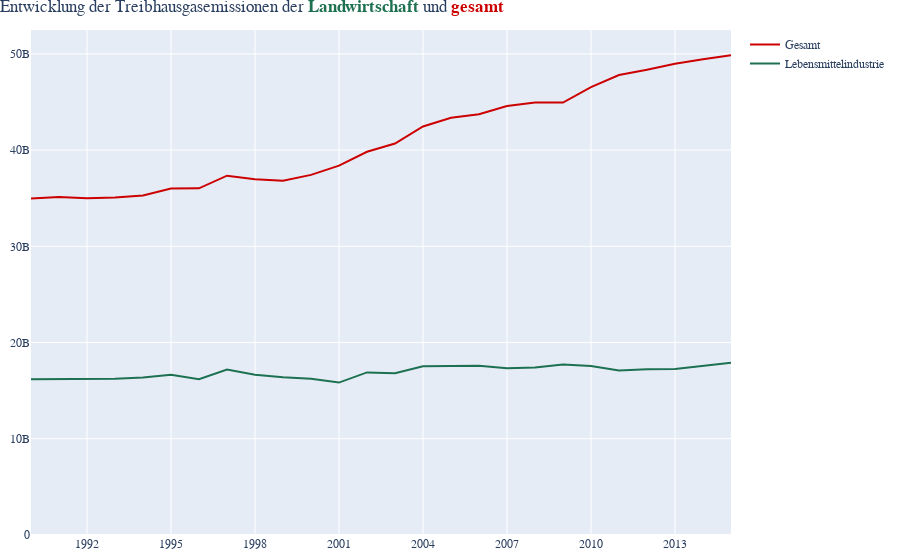

Notebook code for this chart:
### Code cell
#figure
df_world_total_sub=df_world[df_world['Entity'].isin(['World'])]

#line-graph
fig_1_4 = go.Figure()
fig_1_4.add_trace(go.Scatter(x=df_world_total_sub['Year'], y=df_world_total_sub['total_ghg'],
                    mode='lines',
                    marker_color=colors[2],
                    name='Gesamt'))
fig_1_4.add_trace(go.Scatter(x=df_world_total_sub['Year'], y=df_world_total_sub['total_food_emissions'], marker_color=colors[0],
    mode='lines',
    name='Lebensmittelindustrie'))

fig_1_4.update_traces(mode="lines", hovertemplate='%{y:,r}')
fig_1_4.update_layout(hovermode="x unified",
    margin=dict(t=30, b=10, l=10, r=10),
    #legend={'orientation':'h', 'yanchor':"bottom",'y':1.01,'xanchor':"right",'x':1},
    font_family=font,
    title={'text':"Entwicklung der Treibhausgasemissionen der <b style='color:#1D7151'>Landwirtschaft</b> und <b style='color:#CC0000'>gesamt</b>",'font_family':'Montserrat-Regular, Raleway, sans-serif','x':0, 'y':1.0}
    )
fig_1_4.update_yaxes(rangemode="tozero")
fig_1_4.update_xaxes(tick0=1992, dtick=3)

### Figure 1 — Plotly figure (JSON) as saved in the notebook; plotly's stock layout.template omitted (floating-point values rounded to 4 significant figures)
{"data": [{"hovertemplate": "%{y:,r}", "marker": {"color": "#CC0000"}, "mode": "lines", "name": "Gesamt", "type": "scatter", "x": [1990, 1991, 1992, 1993, 1994, 1995, 1996, 1997, 1998, 1999, 2000, 2001, 2002, 2003, 2004, 2005, 2006, 2007, 2008, 2009, 2010, 2011, 2012, 2013, 2014, 2015], "y": [34967340000, 35125440000, 34985530000, 35079630000, 35287610000, 36012630000, 36025050000, 37342500000, 36976630000, 36810090000, 37420920000, 38379960000, 39824700000, 40678670000, 42452220000, 43354520000, 43723500000, 44584430000, 44952270000, 44936190000, 46552370000, 47802540000, 48348770000, 48961600000, 49440790000, 49854980000]}, {"hovertemplate": "%{y:,r}", "marker": {"color": "#1D7151"}, "mode": "lines", "name": "Lebensmittelindustrie", "type": "scatter", "x": [1990, 1991, 1992, 1993, 1994, 1995, 1996, 1997, 1998, 1999, 2000, 2001, 2002, 2003, 2004, 2005, 2006, 2007, 2008, 2009, 2010, 2011, 2012, 2013, 2014, 2015], "y": [16187557910, 16223703430, 16244516600, 16247814780, 16379451730, 16660000000.0, 16182385040, 17197404980, 16640000000.0, 16380000000.0, 16225966760, 15840100540, 16900000000.0, 16810000000.0, 17525752330, 17532040950, 17587865290, 17335041540, 17411496880, 17713820950, 17559564410, 17094679550, 17213704610, 17248841160, 17542783970, 17912345750]}], "layout": {"font": {"family": "Roboto-light, Gravitas One, Raleway, Arial, sans-serif"}, "hovermode": "x unified", "margin": {"b": 10, "l": 10, "r": 10, "t": 30}, "title": {"font": {"family": "Montserrat-Regular, Raleway, sans-serif"}, "text": "Entwicklung der Treibhausgasemissionen der <b style='color:#1D7151'>Landwirtschaft</b> und <b style='color:#CC0000'>gesamt</b>", "x": 0, "y": 1}, "xaxis": {"dtick": 3, "tick0": 1992}, "yaxis": {"rangemode": "tozero"}}}
